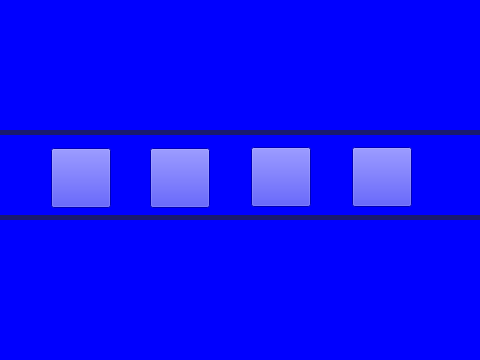
<?xml version="1.0" encoding="UTF-8"?>
<ui version="4.0">
 <class>MainMenu</class>
 <widget class="QWidget" name="MainMenu">
  <property name="geometry">
   <rect>
    <x>0</x>
    <y>0</y>
    <width>480</width>
    <height>360</height>
   </rect>
  </property>
  <property name="windowTitle">
   <string>MainMenu</string>
  </property>
  <property name="styleSheet">
   <string notr="true">
*{
color: rgb(255, 255, 255);
background-color: rgba(0, 0, 255, 100%);
font: 22px;
/*border:1px solid red;*/
}

#widgetHead{
	background-color: rgba(20 ,30, 30,100);
}

#widgetBottom{
	background-color: rgba(20 ,30, 30,100);
}

#navWidget{
	border-top:5px solid #191970;
	border-bottom:5px solid #191970;
}

#videoBtn:focus{
	border: 1px solid rgb(255,209,128);
}

#cameraBtn:focus{
	border: 1px solid rgb(255,209,128);
}

#netBtn:focus{
	border: 1px solid rgb(255,209,128);
}

#settingBtn:focus{
	border: 1px solid rgb(255,209,128);
}

#keyboardWidget{
	background-color: rgba(255,209,128,100);
}</string>
  </property>
  <widget class="QWidget" name="widget" native="true">
   <property name="geometry">
    <rect>
     <x>0</x>
     <y>0</y>
     <width>480</width>
     <height>360</height>
    </rect>
   </property>
   <widget class="QWidget" name="navWidget" native="true">
    <property name="geometry">
     <rect>
      <x>0</x>
      <y>130</y>
      <width>480</width>
      <height>90</height>
     </rect>
    </property>
    <widget class="QPushButton" name="videoBtn">
     <property name="geometry">
      <rect>
       <x>51</x>
       <y>18</y>
       <width>60</width>
       <height>60</height>
      </rect>
     </property>
     <property name="text">
      <string/>
     </property>
     <property name="icon">
      <iconset resource="res.qrc">
       <normaloff>:/Image/nav-video-camera.png</normaloff>:/Image/nav-video-camera.png</iconset>
     </property>
     <property name="iconSize">
      <size>
       <width>50</width>
       <height>50</height>
      </size>
     </property>
     <property name="checkable">
      <bool>false</bool>
     </property>
     <property name="checked">
      <bool>false</bool>
     </property>
    </widget>
    <widget class="QPushButton" name="cameraBtn">
     <property name="geometry">
      <rect>
       <x>150</x>
       <y>18</y>
       <width>60</width>
       <height>60</height>
      </rect>
     </property>
     <property name="text">
      <string/>
     </property>
     <property name="icon">
      <iconset resource="res.qrc">
       <normaloff>:/Image/nav-camera.png</normaloff>:/Image/nav-camera.png</iconset>
     </property>
     <property name="iconSize">
      <size>
       <width>50</width>
       <height>50</height>
      </size>
     </property>
    </widget>
    <widget class="QPushButton" name="netBtn">
     <property name="geometry">
      <rect>
       <x>251</x>
       <y>17</y>
       <width>60</width>
       <height>60</height>
      </rect>
     </property>
     <property name="text">
      <string/>
     </property>
     <property name="icon">
      <iconset resource="res.qrc">
       <normaloff>:/Image/nav-net.png</normaloff>:/Image/nav-net.png</iconset>
     </property>
     <property name="iconSize">
      <size>
       <width>50</width>
       <height>50</height>
      </size>
     </property>
    </widget>
    <widget class="QPushButton" name="settingBtn">
     <property name="geometry">
      <rect>
       <x>352</x>
       <y>17</y>
       <width>60</width>
       <height>60</height>
      </rect>
     </property>
     <property name="text">
      <string/>
     </property>
     <property name="icon">
      <iconset resource="res.qrc">
       <normaloff>:/Image/nav-setting.png</normaloff>:/Image/nav-setting.png</iconset>
     </property>
     <property name="iconSize">
      <size>
       <width>50</width>
       <height>50</height>
      </size>
     </property>
    </widget>
   </widget>
  </widget>
 </widget>
 <resources>
  <include location="res.qrc"/>
 </resources>
 <connections/>
</ui>
